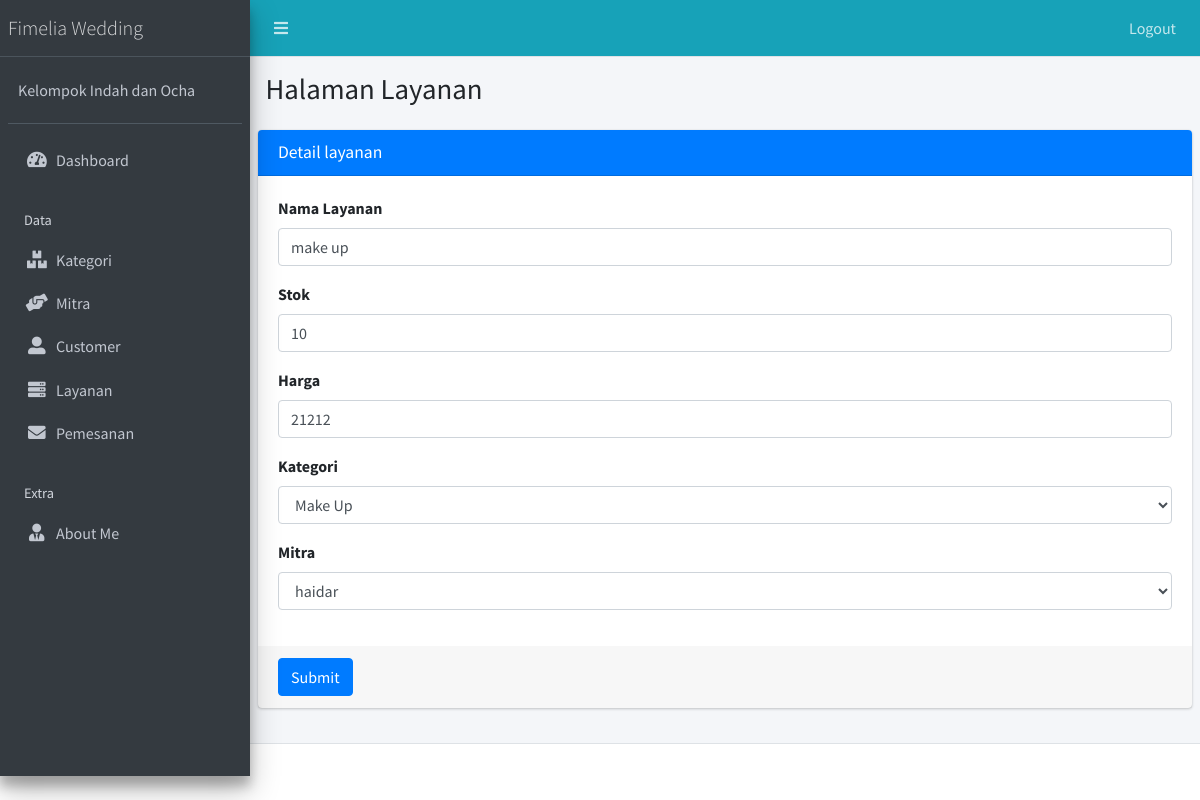
Page /public/layanan/edit/4 (signed in) on the committed database.
### tables this page shows
CREATE TABLE `layanan` (
  `id_layanan` int(11) NOT NULL,
  `id_mitra` int(11) NOT NULL,
  `id_kategori` int(11) NOT NULL,
  `nama` varchar(255) NOT NULL,
  `stok` int(11) NOT NULL,
  `harga` int(11) NOT NULL
);

CREATE TABLE `kategori` (
  `id` int(11) NOT NULL,
  `nama_kategori` varchar(50) NOT NULL
);

CREATE TABLE `mitra` (
  `id_mitra` int(11) NOT NULL,
  `nama` varchar(255) NOT NULL,
  `alamat` varchar(255) NOT NULL,
  `email` varchar(255) NOT NULL,
  `telepon` varchar(255) NOT NULL
);

### app/core/Controller.php (called while the page is built, shortened)
<?php
class Controller{
	public function view($view, $data = [])
	{
		require_once '../app/views/' . $view . '.php';
	}
	public function model($model)
	{
		return new $model;
	}
}

### app/controllers/Layanan.php (called while the page is built, shortened)
<?php
class Layanan extends Controller {
	public function edit($id_layanan){
		$data['title'] = 'Detail layanan';
		$data['kategori'] = $this->model('KategoriModel')->getAllKategori();
		$data['layanan'] = $this->model('LayananModel')->getlayananById($id_layanan);
        $data['mitra'] = $this->model('MitraModel')->getAllMitra();
		$this->view('layanan/edit', $data);
	}
}

### app/core/App.php (called while the page is built, shortened)
<?php
class App{
	protected $method = 'index';
	protected $params = [];
	public function __construct(){
		$url = $this->parseURL();
		if(file_exists('../app/controllers/' . $url[0] . '.php')){
			unset($url[0]);
		}
		$this->controller = new $this->controller;
		if(isset($url[1])){
			if(method_exists($this->controller, $url[1])){
				$this->method = $url[1];
				unset($url[1]);
			}
		}
		if(!empty($url)){
			$this->params = array_values($url);
		}
		call_user_func_array([$this->controller, $this->method], $this->params);
	}
	public function parseURL(){
		if( isset($_GET['url'])){
			$url = rtrim($_GET['url'], '/');
			$url = filter_var($url, FILTER_SANITIZE_URL);
			$url = explode('/',$url);
			return $url;
		}
	}
}

### public/index.php (called while the page is built, shortened)
<?php
$app = new App;

### app/core/Database.php (called while the page is built, shortened)
<?php
class Database{
	private $host = DB_HOST;
	private $user = DB_USER;
	private $pass = DB_PASS;
	private $dbnm = DB_NAME;
	private $dbh;
	private $stmt;
	public function __construct()
	{
		$dsn = 'mysql:host='. $this->host .';dbname='. $this->dbnm;
		$option = [
			PDO::ATTR_PERSISTENT => true,
			PDO::ATTR_ERRMODE => PDO::ERRMODE_EXCEPTION
		];
		try{
			$this->dbh = new PDO($dsn,$this->user,$this->pass, $option);
		}catch(PDOException $e){
			die($e->getMessage());
		}
	}
	public function query($query)
	{
		$this->stmt = $this->dbh->prepare($query);
	}
	public function bind($param, $value, $type = null){
		if(is_null($type)){
			switch (true) {
				default:
					$type = PDO::PARAM_STR;
			}
		}
		$this->stmt->bindValue($param, $value, $type);
	}
	public function execute()
	{
		$this->stmt->execute();
	}
	public function resultSet()
	{
		$this->execute();
		return $this->stmt->fetchAll(PDO::FETCH_ASSOC);
	}
	public function single()
	{
		$this->execute();
		return $this->stmt->fetch(PDO::FETCH_ASSOC);
	}
}

### app/models/LayananModel.php (called while the page is built, shortened)
<?php
class LayananModel {
	private $table = 'layanan';
	private $db;
	public function __construct()
	{
		$this->db = new Database;
	}
	public function getLayananById($id_layanan)
	{
		$this->db->query('SELECT * FROM ' . $this->table . ' WHERE id_layanan=:id_layanan');
		$this->db->bind('id_layanan',$id_layanan);
		return $this->db->single();
	}
}

### app/models/KategoriModel.php (called while the page is built, shortened)
<?php
class KategoriModel {
	private $table = 'kategori';
	private $db;
	public function __construct()
	{
		$this->db = new Database;
	}
	public function getAllKategori()
	{
		$this->db->query('SELECT * FROM ' . $this->table);
		return $this->db->resultSet();
	}
}

### app/models/MitraModel.php (called while the page is built, shortened)
<?php
class MitraModel {
	private $table = 'mitra';
	private $db;
	public function __construct()
	{
		$this->db = new Database;
	}
	public function getAllMitra()
	{
		$this->db->query("SELECT * FROM " . $this->table );
		return $this->db->resultSet();
	}
}

### app/views/layanan/edit.php (the view, shortened to what this page needs)
  <div class="content-wrapper">
    <section class="content-header">
      <div class="container-fluid">
        <div class="row mb-2">
          <div class="col-sm-6">
            <h1>Halaman Layanan</h1>
          </div>
        </div>
      </div>
    </section>
    <section class="content">
<div class="card card-primary">
              <div class="card-header">
                <h3 class="card-title"><?= $data['title']; ?></h3>
              </div>
              <form role="form" action="<?= base_url; ?>/layanan/updateLayanan" method="POST" enctype="multipart/form-data">
                <div class="card-body">
                  <div class="form-group">
                    <label >Nama Layanan</label>
                    <input type="text" class="form-control" placeholder="masukkan nama layanan..." name="nama" value="<?= $data['layanan']['nama'];?>">
                  </div>
                  <div class="form-group">
                    <label >Stok</label>
                    <input type="text" class="form-control" placeholder="masukkan stok layanan..." name="stok" value="<?= $data['layanan']['stok'];?>">
                  </div>
                  <div class="form-group">
                    <label >Harga</label>
                    <input type="text" class="form-control" placeholder="masukkan harga layanan..." name="harga" value="<?= $data['layanan']['harga'];?>">
                  </div>
                  <div class="form-group">
                    <label >Kategori</label>
                    <select class="form-control" name="id_kategori">
                         <?php foreach ($data['kategori'] as $row) :?>
                        <option value="<?= $row['id']; ?>" <?php if($data['layanan']['id_kategori'] == $row['id']) { echo "selected"; } ?>><?= $row['nama_kategori']; ?></option>
                      <?php endforeach; ?>
                    </select>
                  </div>
                  <div class="form-group">
                    <label >Mitra</label>
                    <select class="form-control" name="id_mitra">
                         <?php foreach ($data['mitra'] as $row) :?>
                        <option value="<?= $row['id_mitra']; ?>" <?php if($data['layanan']['id_mitra'] == $row['id_mitra']) { echo "selected"; } ?>><?= $row['nama']; ?></option>
                      <?php endforeach; ?>
                    </select>
                  </div>
                </div>
                <div class="card-footer">
                  <button type="submit" class="btn btn-primary">Submit</button>
                </div>
              </form>
            </div>
    </section>
  </div>

### rows in the picture
layanan: nama "make up", stok "10", harga "21212", id_kategori "Make Up", id_mitra "haidar"

### other values in the picture
$data['title'] "Detail layanan"
